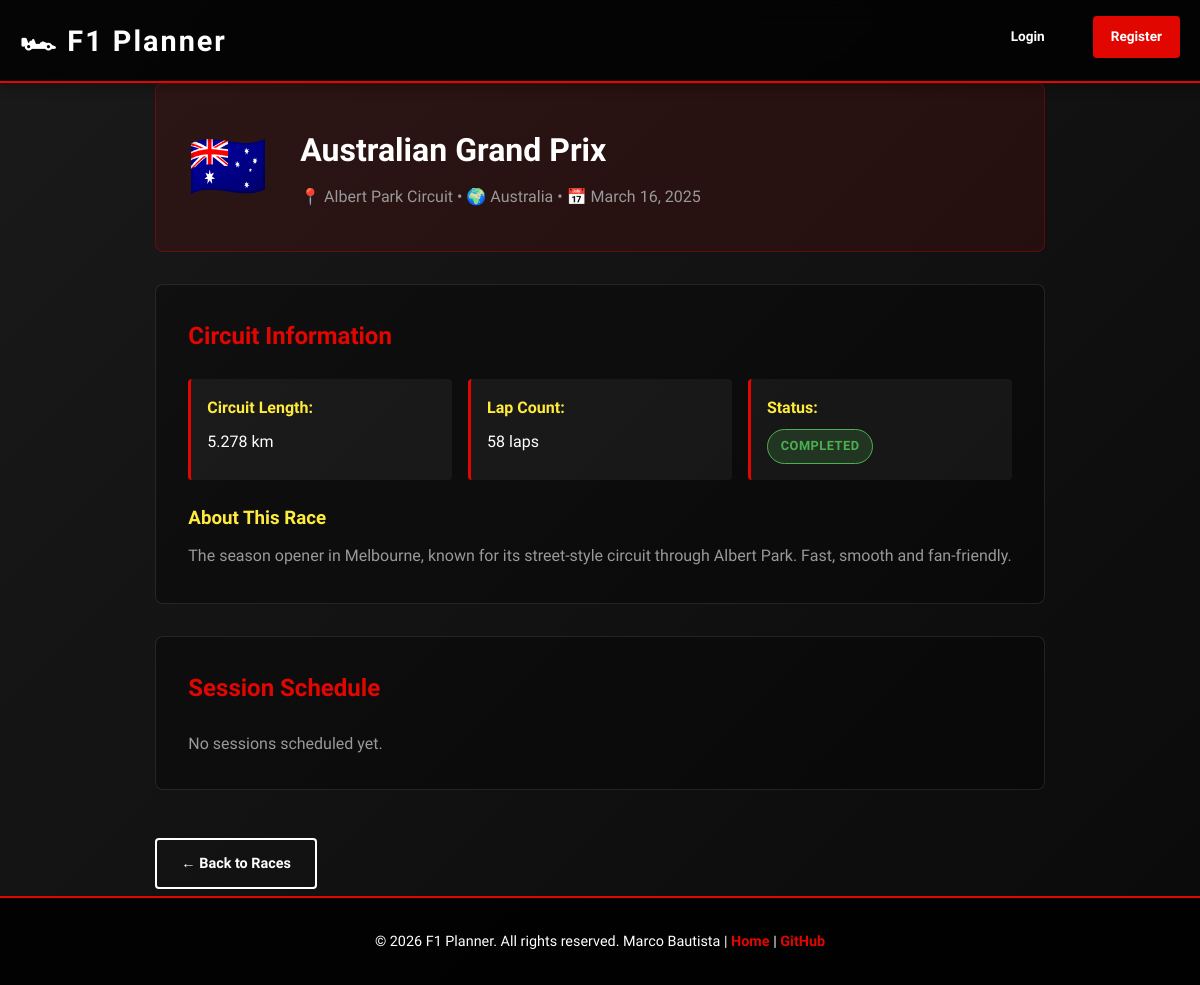
Screenshot of /pages/race.php?id=1 with the database file from the repository.
### tables this page shows
CREATE TABLE IF NOT EXISTS races (
    id INT AUTO_INCREMENT PRIMARY KEY,
    grand_prix_name VARCHAR(100) NOT NULL,
    country VARCHAR(100) NOT NULL,
    circuit_name VARCHAR(150) NOT NULL,
    race_date DATE NOT NULL,
    description TEXT,
    flag_emoji VARCHAR(10),
    circuit_length VARCHAR(20),
    lap_count INT,
    status ENUM('upcoming', 'completed') DEFAULT 'upcoming',
    created_at TIMESTAMP DEFAULT CURRENT_TIMESTAMP
);

### includes/auth.php (called while the page is built, shortened)
<?php
function isLoggedIn() {
    return isset($_SESSION['user_id']) && !empty($_SESSION['user_id']);
}
?>

### pages/race.php (the view, shortened to what this page needs)
<?php
require_once __DIR__ . '/../includes/auth.php';
$db = getDatabaseConnection();
$race_id = intval($_GET['id'] ?? 0);
$stmt = $db->prepare('SELECT * FROM races WHERE id = ?');
$stmt->execute([$race_id]);
$race = $stmt->fetch();
$stmt = $db->prepare('SELECT * FROM sessions WHERE race_id = ? ORDER BY session_datetime ASC');
$stmt->execute([$race_id]);
$sessions = $stmt->fetchAll();
require_once __DIR__ . '/../includes/header.php';
?>
<div class="race-detail">
    <div class="race-detail-header">
        <div class="race-detail-flag"><?= htmlspecialchars($race['flag_emoji']) ?></div>
        <div>
            <h1><?= htmlspecialchars($race['grand_prix_name']) ?></h1>
            <p class="race-detail-info">
                📍 <?= htmlspecialchars($race['circuit_name']) ?> •
                🌍 <?= htmlspecialchars($race['country']) ?> •
                📅 <?= date('F d, Y', strtotime($race['race_date'])) ?>
            </p>
        </div>
    </div>
    <div class="race-detail-content">
        <section class="race-detail-section">
            <h2>Circuit Information</h2>
            <div class="info-grid">
                <div class="info-item">
                    <strong>Circuit Length:</strong> <?= htmlspecialchars($race['circuit_length']) ?>
                </div>
                <div class="info-item">
                    <strong>Lap Count:</strong> <?= (int)$race['lap_count'] ?> laps
                </div>
                <div class="info-item">
                    <strong>Status:</strong>
                    <span class="badge badge-<?= htmlspecialchars($race['status']) ?>">
                        <?= ucfirst($race['status']) ?>
                    </span>
                </div>
            </div>
            <?php if (!empty($race['description'])): ?>
                <div class="race-description">
                    <h3>About This Race</h3>
                    <p><?= htmlspecialchars($race['description']) ?></p>
                </div>
            <?php endif; ?>
        </section>
        <section class="race-detail-section">
            <h2>Session Schedule</h2>
            <?php if (empty($sessions)): ?>
                <p class="text-muted">No sessions scheduled yet.</p>
            <?php endif; ?>
        </section>
        <div style="margin-top: 1rem;">
            <a href="/races.php" class="btn btn-secondary">← Back to Races</a>
        </div>
    </div>
</div>
<?php require_once __DIR__ . '/../includes/footer.php'; ?>

### includes/header.php (shortened to what this page needs)
<?php
require_once __DIR__ . '/auth.php';
$user = getCurrentUser();
?>
<!DOCTYPE html>
<html lang="en">
<head>
    <link rel="stylesheet" href="/public/css/style.css">
</head>
<body>
<nav class="navbar">
    <div class="container">
        <div class="nav-brand">
            <a href="/index.php">🏎 F1 Planner</a>
        </div>
        <ul class="nav-links">
            <?php if (isLoggedIn()): ?>
                <li><a href="/dashboard.php">Dashboard</a></li>
                <li><a href="/races.php">Races</a></li>
                <li><a href="/pages/favorites.php">My Favorites</a></li>
                <?php if ($user && ($user['role'] ?? null) === 'admin'): ?>
    <li><a href="/pages/admin-races.php">Manage Races</a></li>
    <li><a href="/pages/admin-sessions.php">Manage Sessions</a></li>
    <li><a href="/pages/admin-assign-races.php">Assign Races</a></li>
    <li><a href="/pages/admin-users.php">Manage Users</a></li>
    <li><a href="/pages/admin-unassigned-races.php">Unassigned</a></li>
    <li><a href="/pages/admin-all-associations.php">All Associations</a></li>
<?php endif; ?>
                <li class="nav-user">
                    <span>👤 <?= htmlspecialchars($user['username'] ?? 'User') ?></span>
                    <a href="/logout.php" class="btn btn-sm">Logout</a>
                </li>
            <?php else: ?>
                <li><a href="/login.php" class="btn btn-sm">Login</a></li>
                <li><a href="/register.php" class="btn btn-sm btn-primary">Register</a></li>
            <?php endif; ?>
        </ul>
    </div>
</nav>
<main class="container">

### includes/footer.php (shortened to what this page needs)
    </main>
    <footer class="footer">
        <div class="container">
            <p>&copy; 2026 F1 Planner. All rights reserved. Marco Bautista | <a href="/index.php">Home</a> | <a href="https://github.com/txniii/f1-planner">GitHub</a></p>
        </div>
    </footer>
</body>
</html>

### public/css/style.css (style rules this page uses)
:root { --primary: #e10600; --secondary: #000; --accent: #ffeb3b; --bg-dark: #1a1a1a; --bg-light: #f5f5f5; --text: #ffffff; --text-dark: #1a1a1a; --text-muted: #999; --text-dim: #666; --border: #333; --shadow: 0 4px 12px rgba(0, 0, 0, 0.3); --transition: all 0.3s ease; }
* { margin: 0; padding: 0; box-sizing: border-box; }
html, body { height: 100%; }
body { font-family: 'Titillium Web', sans-serif; background: linear-gradient(135deg, var(--bg-dark) 0%, #0a0a0a 100%); color: var(--text); line-height: 1.6; display: flex; flex-direction: column; min-height: 100vh; }
.container { max-width: 1200px; margin: 0 auto; padding: 0 20px; }
.navbar { background: rgba(0, 0, 0, 0.8); backdrop-filter: blur(10px); border-bottom: 2px solid var(--primary); padding: 1rem 0; box-shadow: var(--shadow); position: sticky; top: 0; z-index: 1000; }
.navbar .container { display: flex; justify-content: space-between; align-items: center; }
.nav-brand { font-size: 1.8rem; font-weight: 900; font-family: 'Orbitron', monospace; letter-spacing: 2px; }
.nav-brand a { color: var(--text); text-decoration: none; transition: var(--transition); display: inline-block; }
.nav-links { display: flex; list-style: none; gap: 2rem; align-items: center; }
.nav-links a { color: var(--text); text-decoration: none; transition: var(--transition); font-weight: 600; position: relative; }
.nav-links a::after { content: ''; position: absolute; bottom: -5px; left: 0; width: 0; height: 2px; background: var(--primary); transition: width 0.3s ease; }
main { flex: 1; padding: 2rem 0; }
.footer { background: rgba(0, 0, 0, 0.9); border-top: 2px solid var(--primary); padding: 2rem 0; margin-top: auto; text-align: center; font-size: 0.9rem; }
.footer a { color: var(--primary); text-decoration: none; transition: var(--transition); font-weight: 600; }
.badge { display: inline-block; padding: 0.4rem 0.8rem; border-radius: 20px; font-size: 0.8rem; font-weight: 600; text-transform: uppercase; letter-spacing: 0.5px; transition: var(--transition); }
.badge-completed { background: rgba(76, 175, 80, 0.2); color: #4caf50; border: 1px solid #4caf50; }
.btn { display: inline-block; padding: 0.75rem 1.5rem; border-radius: 4px; border: none; font-family: inherit; font-weight: 600; cursor: pointer; transition: var(--transition); text-decoration: none; text-align: center; font-size: 0.9rem; position: relative; overflow: hidden; }
.btn::before { content: ''; position: absolute; top: 0; left: -100%; width: 100%; height: 100%; background: rgba(255, 255, 255, 0.2); transition: left 0.3s ease; z-index: -1; }
.btn-primary { background: var(--primary); color: var(--text); border: 2px solid var(--primary); }
.btn-secondary { background: transparent; color: var(--text); border: 2px solid var(--text); }
.btn-sm { padding: 0.5rem 1rem; font-size: 0.85rem; }
.race-detail-header { display: flex; align-items: center; gap: 2rem; padding: 2rem; background: rgba(225, 6, 0, 0.1); border: 1px solid rgba(225, 6, 0, 0.3); border-radius: 8px; margin-bottom: 2rem; animation: slideDown 0.5s ease-out; }
.race-detail-flag { font-size: 4rem; animation: wave 2s ease-in-out infinite; }
.race-detail-info { color: var(--text-muted); font-size: 1rem; margin-top: 0.5rem; }
.race-detail-content { display: grid; gap: 2rem; }
.race-detail-section { background: rgba(0, 0, 0, 0.3); border: 1px solid rgba(255, 255, 255, 0.1); padding: 2rem; border-radius: 8px; transition: var(--transition); }
.race-detail-section h2 { margin-bottom: 1.5rem; color: var(--primary); font-size: 1.5rem; }
.info-grid { display: grid; grid-template-columns: repeat(auto-fit, minmax(200px, 1fr)); gap: 1rem; margin-bottom: 1.5rem; }
.info-item { background: rgba(255, 255, 255, 0.05); padding: 1rem; border-radius: 4px; border-left: 3px solid var(--primary); transition: var(--transition); }
.info-item strong { color: var(--accent); display: block; margin-bottom: 0.5rem; }
.race-description { margin-top: 1rem; }
.race-description h3 { margin-bottom: 0.5rem; color: var(--accent); }
.race-description p { line-height: 1.8; color: var(--text-muted); }
.text-muted { color: var(--text-muted); }

### rows the page displays
races: flag_emoji "🇦🇺", grand_prix_name "Australian Grand Prix", circuit_name "Albert Park Circuit", country "Australia", race_date "March 16, 2025", circuit_length "5.278 km", lap_count "58", status "COMPLETED", description "The season opener in Melbourne, known for its street-style circuit through Albert Park. Fast, smooth and fan-friendly."
